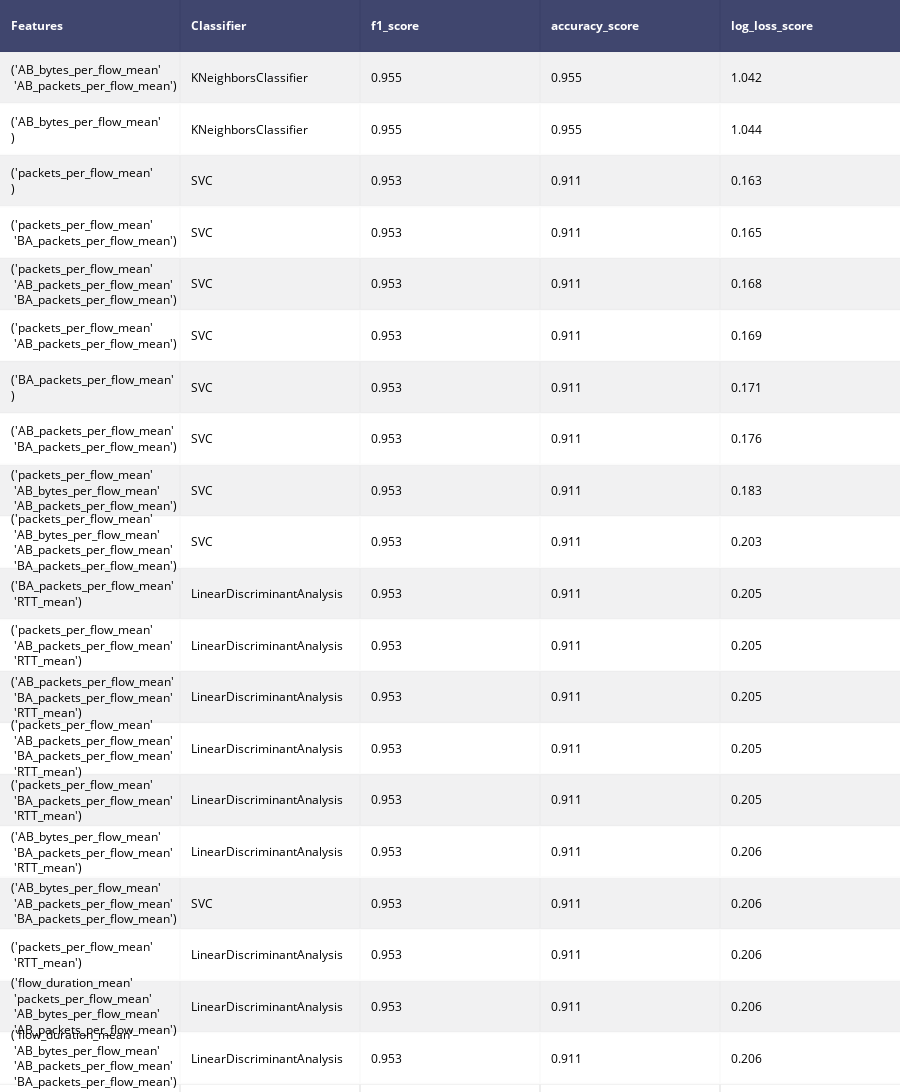
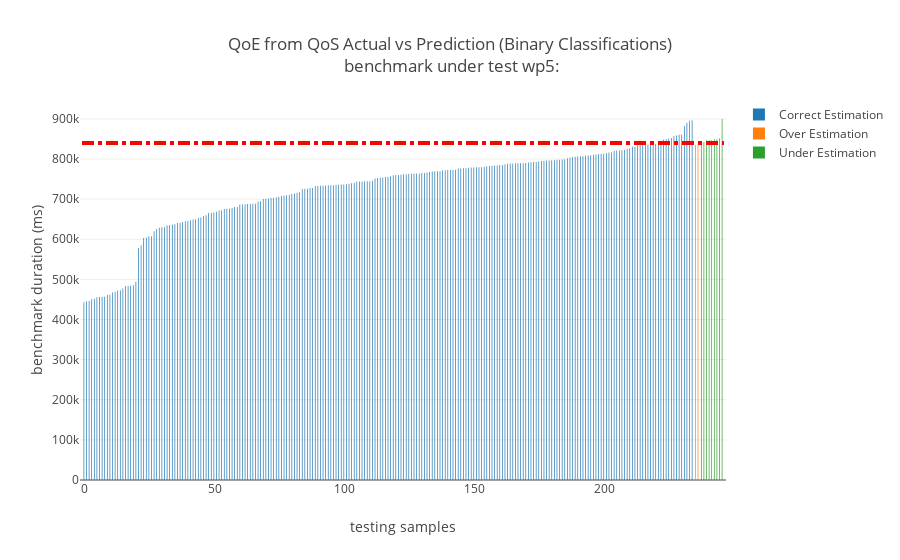
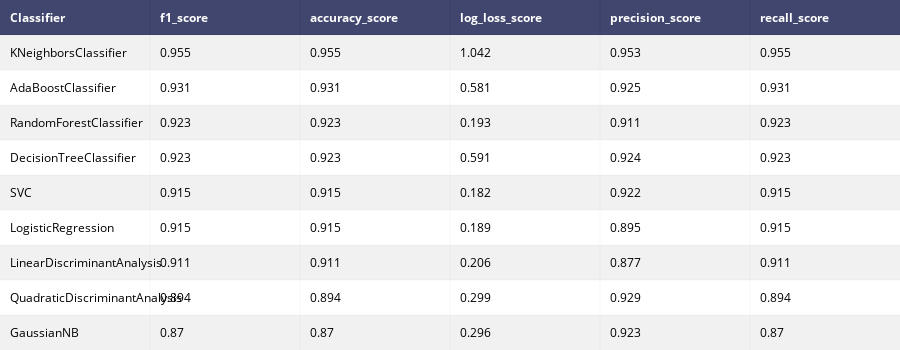

The notebook cell saved with these charts, in order:
### Code cell
#with warnings.catch_warnings():
# ignore all caught warnings
#  warnings.filterwarnings("ignore")
from warnings import simplefilter
# ignore all future warnings
simplefilter(action='ignore', category=FutureWarning)    
import itertools as it
from sklearn.metrics import confusion_matrix
from mlxtend.plotting import plot_confusion_matrix
%matplotlib inline
import matplotlib.pyplot as plt
classifiers = [LogisticRegression(),
               DecisionTreeClassifier(max_depth=5),
               KNeighborsClassifier(3),
               LinearDiscriminantAnalysis(),
               RandomForestClassifier(max_depth=5,n_estimators=3, random_state=0),
               GaussianNB(),
               SVC(probability=True),
               #MLPClassifier(alpha=1, max_iter=1000),
               #GaussianProcessClassifier(1.0 * RBF(1.0)),
               AdaBoostClassifier(),
               QuadraticDiscriminantAnalysis()]
#classifiers = [LogisticRegression(),DecisionTreeClassifier(max_depth=5),KNeighborsClassifier(3),
#               RandomForestClassifier(max_depth=5,n_estimators=3, random_state=0),
#               GaussianNB(),SVC(),MLPClassifier()]
#classifiers = [LogisticRegression(),
#               RandomForestClassifier(max_depth=5,n_estimators=3, random_state=0)]
classifications=[
    {
        'desc':"Binary Classifications",
        'bins':[0,indexNoStressHigh,np.inf],
        'names':['0 (good)','1 (bad)'],
        #'names':[0,1],
        'low': indexNoStressHigh,
        'high':indexNoStressHigh
    },
    {
        'desc':"Multiclass Classifications",
        'bins':[0,indexNoStressLow,indexNoStressHigh,np.inf],
        'names': ['0 (good)','1 (acceptable)','2 (bad)'], 
        #'names': [0,1,2], 
        'low': indexNoStressLow,
        'high':indexNoStressHigh

        
    }
]
_features = pd.DataFrame()    
_features['flow_duration_mean'] = dfSkydiveFlowsLabeledAgg['flow_duration']['mean']
_features['bytes_per_flow_mean'] = dfSkydiveFlowsBytesPerFlowLabeledAgg['bytes_per_flow']['mean'] 
_features['packets_per_flow_mean'] = dfSkydiveFlowsPacketsPerFlowLabeledAgg['packets_per_flow']['mean'] 
_features['AB_bytes_per_flow_mean'] = dfSkydiveFlowsABBytesPerFlowLabeledAgg['AB_bytes_per_flow']['mean'] 
_features['BA_bytes_per_flow_mean'] = dfSkydiveFlowsBABytesPerFlowLabeledAgg['BA_bytes_per_flow']['mean'] 
_features['AB_packets_per_flow_mean'] = dfSkydiveFlowsABPacketsPerFlowLabeledAgg['AB_packets_per_flow']['mean'] 
_features['BA_packets_per_flow_mean'] = dfSkydiveFlowsBAPacketsPerFlowLabeledAgg['BA_packets_per_flow']['mean']
_features['RTT_mean'] = dfSkydiveFlowsRTTLabeledAgg['Metric.RTT']['mean']


_test_features = pd.DataFrame()    
_test_features['flow_duration_mean'] = dfSkydiveFlowsLabeledAggTest['flow_duration']['mean']
_test_features['bytes_per_flow_mean'] = dfSkydiveFlowsBytesPerFlowLabeledAggTest['bytes_per_flow']['mean'] 
_test_features['packets_per_flow_mean'] = dfSkydiveFlowsPacketsPerFlowLabeledAggTest['packets_per_flow']['mean'] 
_test_features['AB_bytes_per_flow_mean'] = dfSkydiveFlowsABBytesPerFlowLabeledAggTest['AB_bytes_per_flow']['mean'] 
_test_features['BA_bytes_per_flow_mean'] = dfSkydiveFlowsBABytesPerFlowLabeledAggTest['BA_bytes_per_flow']['mean'] 
_test_features['AB_packets_per_flow_mean'] = dfSkydiveFlowsABPacketsPerFlowLabeledAggTest['AB_packets_per_flow']['mean'] 
_test_features['BA_packets_per_flow_mean'] = dfSkydiveFlowsBAPacketsPerFlowLabeledAggTest['BA_packets_per_flow']['mean']
_test_features['RTT_mean'] = dfSkydiveFlowsRTTLabeledAgg['Metric.RTT']['mean']



#print("Do ML Classification")
#print("training set size",_features.shape[0])
#print("testing set size",_test_features.shape[0])
print("QoS features:")
for f in list(_features.columns):
    print("      ",f)
print("Classifiers:")
for clf in classifiers:
    print("      ",str(clf)[0:str(clf).index('(')])
print("Estimate QoE from QoS using the classifiers (described above) with all combinations of features (descibed above) and rank their results.")
for classification in classifications:
    print("")
    print("")
    print("{}".format(classification["desc"]))    
    dfCombinationScores = pd.DataFrame(columns = ['Features','Classifier','f1_score','accuracy_score','log_loss_score'])
    #dfCombinationScores = pd.DataFrame()
    bestClassifiers = []
    qoeTables=[]
    scores=[] 
    bins = classification['bins']
    names = classification['names']
    targets = pd.cut(dfIndex['elapse_time'], bins,labels=names)
    test_targets = pd.cut( dfIndexTest['elapse_time'], bins,labels=names)
    for i in range(1,_features.shape[1]+1):
    #okfor i in range(1,2):
        for comb in it.combinations(list(_features.columns),i):
            #print(comb)
            features = pd.DataFrame()
            test_features = pd.DataFrame()
            for f in comb:
                features[f] = _features[f]
                test_features[f] = _test_features[f]
            X_train, X_test, y_train, y_test = train_test_split(features,targets, test_size=0.0, random_state=0)
            bestClassifier, dfValidationScores = QoEEstimator(classifiers,X_train, y_train,test_features,test_targets)
            qoeTable = ff.create_table(dfValidationScores)
            bestClassifiers.append(bestClassifier.copy())
            qoeTables.append(qoeTable)
            sep=','
            dfValidationScores["Features"] = sep.join(comb)
            scores.append(dfValidationScores)
            dfCombinationScores = dfCombinationScores.append({
                'Features' : str(comb).replace(",","<br>"),
                'Classifier' : bestClassifier["classifier"], 
                'f1_score' :  bestClassifier["f1_score"],
                'accuracy_score' :  bestClassifier["accuracy_score"],
                #"roc_auc_score" : bestClassifier["roc_auc_score"],
                "log_loss_score" : bestClassifier["log_loss_score"]
            },ignore_index=True)
            
#    dfCombinationScores = dfCombinationScores.sort_values(by=['f1_score','accuracy_score'], ascending=False)
    dfCombinationScores = dfCombinationScores.sort_values(
#      by=['f1_score','accuracy_score',"roc_auc_score",'log_loss_score'], ascending=[False,False,False,True]).round(3).reset_index()
       by=['f1_score','accuracy_score','log_loss_score'], ascending=[False,False,True]).round(3)

    bestIndex = dfCombinationScores.index[0]
    bestClassifier = bestClassifiers[bestIndex]
    bestFeatures = dfCombinationScores.Features[bestIndex]
    qoeTable = qoeTables[bestIndex]
    
    table = ff.create_table(dfCombinationScores.head(20),height_constant=100)
    print("")
    print("The table below shows the first 20 highest scoring {}".format(classification["desc"]))
    iplot(table)
    
    print("")
    cfm = confusion_matrix(bestClassifier["y_test"],bestClassifier["y_pred"])    
    fig, ax = plot_confusion_matrix(conf_mat=cfm,
                                show_absolute=True,
                                show_normed=True,
                                colorbar=True,
                                class_names=classification["names"])
    #plt.imshow(fig,cmap='gray')
    plt.show()                      

    print("")
    print("The figure below illustates the best performing classifier from the {}".format(classification["desc"]))
    print("Best classifier is {}".format(bestClassifier["classifier"]))
    print("Best QoS features for prediction are  {}".format(bestFeatures))
    title = "QoE from QoS Actual vs Prediction<br> QoE Target: workload duration, <br>classifier: {}, f1_score: {}, accuracy: {}".format(bestClassifier["classifier"],str(round(bestClassifier["f1_score"],2)),str(round(bestClassifier["accuracy_score"],2)))
    #plotModelEstimates(bestClassifier["y_test"],bestClassifier["y_pred"],'testing samples','QoE Classifications<br>0 is good  1 is bad',title,names)
    if classification["desc"] == "Binary Classifications":
        #title = "QoE from QoS Actual vs Prediction (Binary Classifications)<br> QoE Target: workload duration,<br>classifier: {}, f1_score: {}, accuracy: {}".format(bestClassifier["classifier"],str(round(bestClassifier["f1_score"],2)),str(round(bestClassifier["accuracy_score"],2)))

        #plotModelEstimates(bestClassifier["y_test"],bestClassifier["y_pred"],'testing samples',
        #                   'QoE Classifications',title,names)
        plotWithBoundariesAndEstimations(
            dfIndexTest,'stress_test','elapse_time',
            'testing samples','benchmark duration (ms)',
            'QoE from QoS Actual vs Prediction (Binary Classifications)<br> benchmark under test {}:'.format(benchmarkUnderTest),                                                                               
            indexNoStressHigh,indexNoStressHigh,
            bestClassifier["y_test"],bestClassifier["y_pred"]
        )
    elif classification["desc"] == "Multiclass Classifications":
        #title = "QoE from QoS Actual vs Prediction (Multiclass Classifications)<br> QoE Target: workload duration, QoS features: {} <br>classifier: {}, f1_score: {}, accuracy: {}".format(bestFeatures.replace("<br>",","),bestClassifier["classifier"],str(round(bestClassifier["f1_score"],2)),str(round(bestClassifier["accuracy_score"],2)))
        #plotModelEstimates(bestClassifier["y_test"],bestClassifier["y_pred"],'testing samples',
        #                   'QoE Classifications',title,names)
        plotWithBoundariesAndEstimations(
            dfIndexTest,'stress_test','elapse_time',
            'testing samples',
            'benchmark duration (ms)',
            'QoE from QoS Actual vs Prediction (Multiclass Classifications)<br> benchmark under test {}:'.format(benchmarkUnderTest),
            indexNoStressLow,indexNoStressHigh,
            bestClassifier["y_test"],bestClassifier["y_pred"]
        )
    print("")
    print("The table below compares other {} using the same QoS features, i.e. {}".format(classification["desc"],bestFeatures.replace("<br>",",")))          
    iplot(qoeTable)
    dfScores = pd.concat(scores,sort=False)
    dfScores.sort_values(by=['f1_score','accuracy_score','log_loss_score'], ascending=[False,False,True],inplace=True)
    
    
    print("")
    print("Compare f1-scores of high scoring Classifier and Feature Combinations") 
    plotScores(dfScores[:10].Classifier,dfScores[:10].f1_score,"Classifier","f1_score","Classifier by f1_score")
    plotScores(dfScores[:10].Features,dfScores[:10].f1_score,"Features","f1_score","Features by f1_score")
    plotScores(dfScores[:10].Classifier + ',' + dfScores[:10].Features,dfScores[:10].f1_score,"Classifier + Features","f1_score","Classifier + Features by f1_score")
